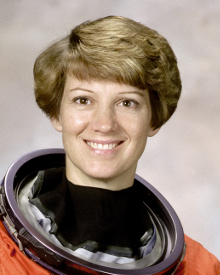
#> input picture engine/tests/fixtures/nasa-astronaut-face-crop.png, 220 x 275 px; its folder holds only this picture in this run
$ python make-test-dual-portrait.py --src ../engine/tests/fixtures/nasa-astronaut-face-crop.png
#> lines starting #> are read from the running program, lines starting #| are printed output that depends on the picture
#!/usr/bin/env python3
"""生成多人（两张脸）固定测试图：SCOPE-001 的输入，来源零风险、可复现、可进仓库。

为什么不能拿现成单人夹具凑数：SCOPE-001 验的是"**探到两张脸时**引擎不替你选哪一张"，
判据落在 `precompute` 报出来的 `num_faces` 上。拿一张只有一张脸的图去测，代码分支
根本进不去，测试会"通过"而什么都没验——所以这张图必须让**真的 MediaPipe 检测器**
在同一帧里认出两张脸，而不是在测试里塞一个假后端谎报 num_faces（假后端 = 假验收）。

做法（完全可复现，无外部素材）：把 `portrait-1024x1280.png`（本仓程序化正脸，见
make-test-portrait.py）等比缩到 760×950，左格原样、右格水平镜像再压暗 8%，贴到
按原图采样出的背景色上。两张脸在代理档（引擎 `PROXY_PIXELS`=576000）下各自约
200 px 宽，实测 MediaPipe FaceLandmarker 报 num_faces=2。

许可：派生自本仓自有夹具（程序化生成，CC0 定位见 NOTICE），不含任何真人肖像或
第三方素材；产物与 sha256 一起写进 fixtures/，测试只认指纹不认"我记得长这样"。
"""
from __future__ import annotations

import argparse
import hashlib
import os

import numpy as np
from PIL import Image

HERE = os.path.dirname(os.path.abspath(__file__))
CELL_W, CELL_H = 760, 950
GAP = 50
DARKEN, LIFT = 0.92, 6.0
# 第三格相对前两格的缩放。它同时是 PORTRAIT-006 那条端到端反算「漏掉的那一位在哪」
# 的唯一出处：测试自己再写一个 0.9 就是双出处，改这里而测试还在按旧数字算，会得到一条
# 空掩膜上的断言（本仓为这件事写过一整段注释）
THIRD_SCALE = 0.9


def bg_color(src_arr: np.ndarray) -> tuple[int, int, int]:
    """背景色：取原图采样均值。单独开一个函数是为了让台账里写的那三个数
    与贴上去的那三个数是**同一个表达式算出来的**，不是我事后编的。"""
    return tuple(int(v) for v in src_arr.reshape(-1, 3)[::997].mean(axis=0))


def build(src_path: str, cells: int = 2) -> Image.Image:
    """把同一张程序化正脸贴 N 格（默认 2 格 = 历史行为，逐字节不变）。

    为什么开这个口子（而不是再写一份 triple 脚本）：PORTRAIT-006 的「人工补上漏检的那
    一张」需要一张**检测器按定义会漏人**的照片——引擎只探 `SCOPE_MAX_FACES=2` 张，于是
    三格图上必然有一位不在名单里，而那一位的坐标是**本函数算出来的**（不是猜的）。
    再写一份脚本就会让两格的贴法漂成两套几何，那正是本仓反复防止的“双出处”。
    """
#> called with cells = 2
    if cells not in (2, 3):
        raise SystemExit(f"cells 只准备了 2（SCOPE-001）与 3（PORTRAIT-006 漏检臂），得到 {cells}")
    src = Image.open(src_path).convert("RGB")
#> src is the input picture: PIL image 220x275 RGB; mean R, G, B 149.5, 131.9, 119.7
    left = src.resize((CELL_W, CELL_H), Image.LANCZOS)
    right = left.transpose(Image.FLIP_LEFT_RIGHT)
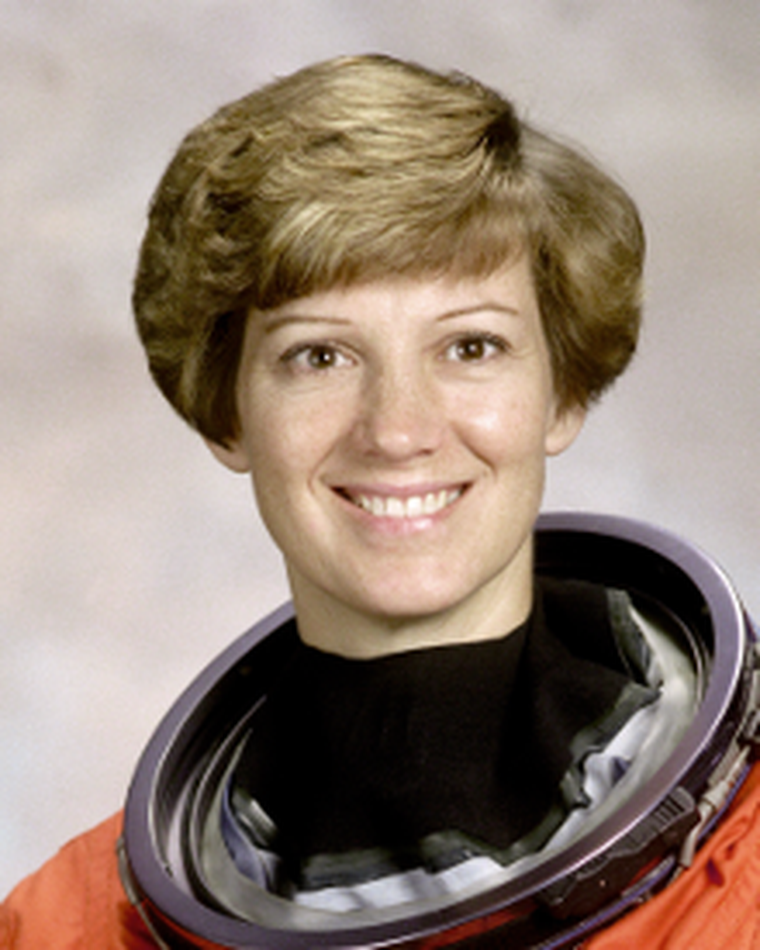
#> right: PIL image 760x950 RGB; mean R, G, B 149.5, 131.9, 119.8
    a = np.asarray(right).astype(np.float32)
    right = Image.fromarray(np.clip(a * DARKEN + LIFT, 0, 255).astype(np.uint8))
    # 第三格：左侧那位缩小一档再贴。缩放是为了让它与另两位在检测得分上拉开距离
    # （探 2 张时它几乎总是被裁掉的那一个），而不是为了好看
    third = left.resize((int(CELL_W * THIRD_SCALE), int(CELL_H * THIRD_SCALE)), Image.LANCZOS)
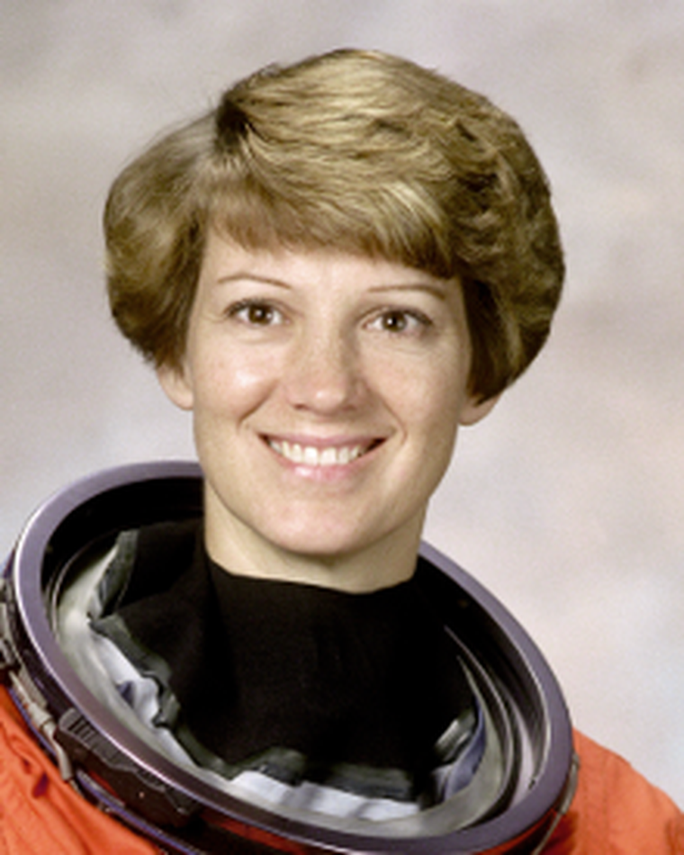
#> third: PIL image 684x855 RGB; mean R, G, B 149.5, 131.9, 119.8
    canvas = Image.new("RGB", (CELL_W * cells + GAP * (cells - 1), CELL_H),
                       bg_color(np.asarray(src)))
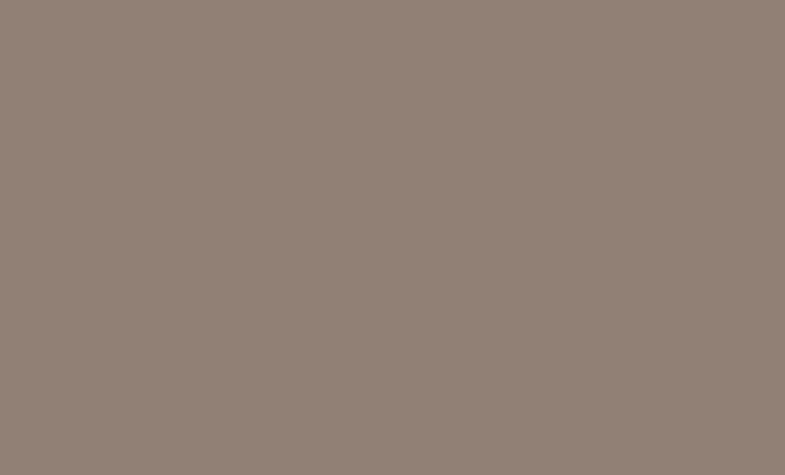
#> canvas: PIL image 1570x950 RGB (shown at 1/2 size); mean R, G, B 145, 128, 117
    canvas.paste(left, (0, 0))
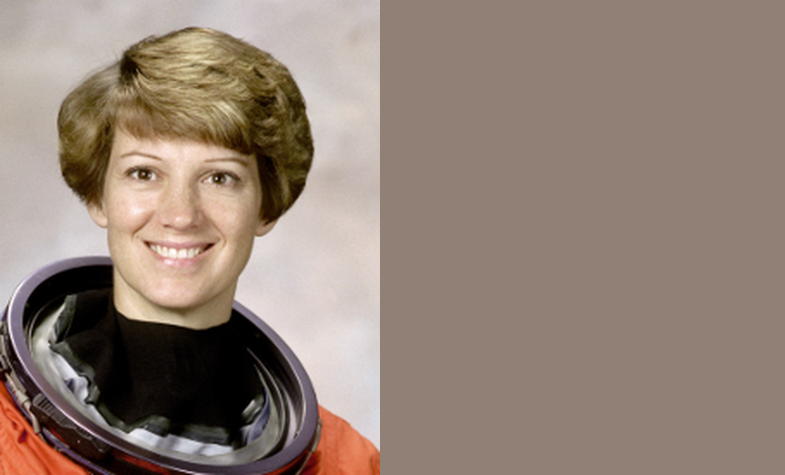
#> canvas: PIL image 1570x950 RGB (shown at 1/2 size); mean R, G, B 147.2, 129.9, 118.3
    canvas.paste(right, (CELL_W + GAP, 0))
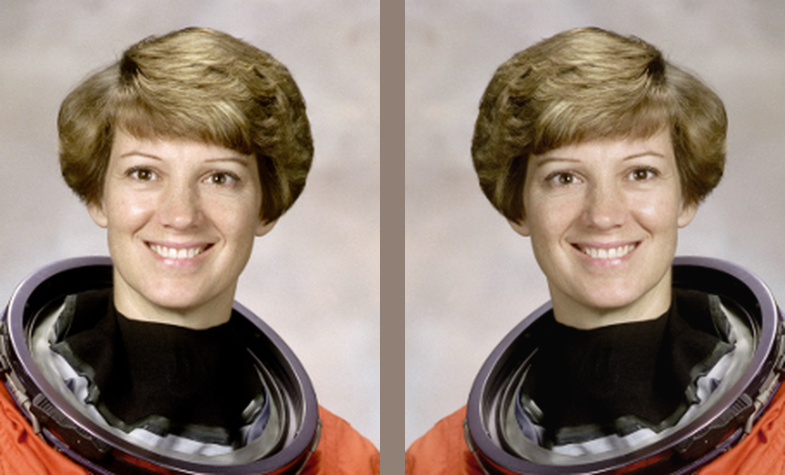
#> canvas: PIL image 1570x950 RGB (shown at 1/2 size); mean R, G, B 146.2, 129.4, 117.7
    if cells == 3:
        canvas.paste(third, (2 * (CELL_W + GAP), CELL_H - third.height))
    return canvas


def main() -> int:
    ap = argparse.ArgumentParser(description=__doc__)
    ap.add_argument("--src", default=os.path.join(HERE, "..", "engine", "tests", "fixtures",
                                                  "portrait-1024x1280.png"))
    ap.add_argument("--out", default=os.path.join(HERE, "..", "engine", "tests", "fixtures"))
    ap.add_argument("--cells", type=int, default=2, choices=(2, 3),
                    help="2 = SCOPE-001 多人图；3 = PORTRAIT-006 的漏检臂（只打到 stdout，"
                         "不覆盖台账里那两张双人格产物）")
    args = ap.parse_args()

    img = build(args.src, cells=args.cells)
    if args.cells != 2:
        # 三格是测试现算的临时输入（派生自已进台账的两格配方），不进 fixtures/：
        # 台账里每多一张图都要多一份 sha256 与一句“谁验过这个数字”，不该白占
        out = os.path.join(args.out, f"portrait-triple-{img.width}x{img.height}.jpg")
        img.save(out, quality=95, subsampling=2)
        print(f"✓ {out}\n  sha256 {hashlib.sha256(open(out, 'rb').read()).hexdigest()}")
        return 0
    path = os.path.join(args.out, f"portrait-dual-{img.width}x{img.height}.jpg")
    img.save(path, quality=95, subsampling=2)
    digest = hashlib.sha256(open(path, "rb").read()).hexdigest()
    note = os.path.join(args.out, "portrait-dual.sha256.txt")
    with open(note, "w", encoding="utf-8") as fh:
        fh.write(
            "# LumaRetouch 多人测试图（SCOPE-001 输入）\n"
            f"{digest}  {os.path.basename(path)}\n"
            f"尺寸：{img.width}x{img.height}（两格 {CELL_W}x{CELL_H}，间隔 {GAP}px，"
            f"背景取原图采样均值 {bg_color(np.asarray(Image.open(args.src).convert('RGB')))}）\n"
            f"派生自：{os.path.relpath(args.src, os.path.dirname(note))}（程序化正脸，见 make-test-portrait.py）\n"
            f"变换：等比 LANCZOS 缩放 + 右格水平镜像 + 亮度 x{DARKEN}+{LIFT}\n"
            "检测事实：引擎代理档（PROXY_PIXELS=576000，本图解出 968x584）下 "
            "mediapipe FaceLandmarker 实测 num_faces=2（该数字由本仓测试 "
            "test_multi_face_photo_blocks_reshaping_but_keeps_global_edits 直接拿真后端重验，"
            "不是这里写死了就算数）\n"
            "许可：派生自本仓自有夹具，无真人肖像、无第三方素材\n")
    print(f"✓ {path}\n  sha256 {digest}\n  note {note}")
#| ✓ packaging/../engine/tests/fixtures/portrait-dual-1570x950.jpg
#|   sha256 ad418d5307257cbfafa31dba6d10bd7b83ade0c0653211b52e3be113e9317266
#|   note packaging/../engine/tests/fixtures/portrait-dual.sha256.txt
    return 0


if __name__ == "__main__":
    raise SystemExit(main())
#> (the program exits here)

$ run again, on engine/tests/fixtures/portrait-1024x1280.jpg
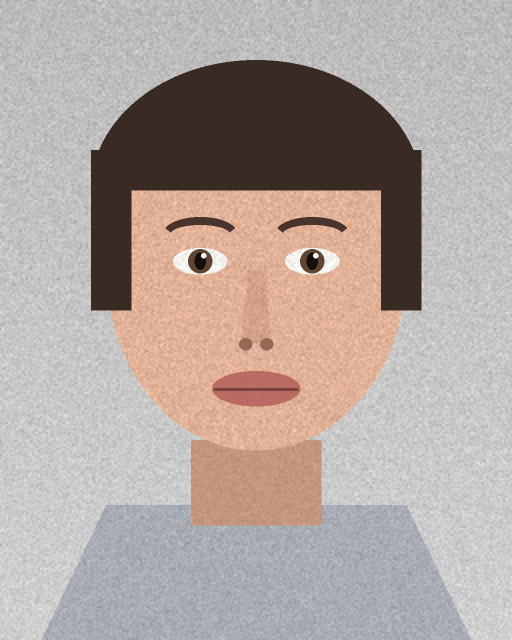
#> input picture engine/tests/fixtures/portrait-1024x1280.jpg, 1024 x 1280 px, given in place of portrait-1024x1280.png, which was not available (shown at 1/2 size)
#> in build, src is the input picture: PIL image 1024x1280 RGB; mean R, G, B 177.2, 165.7, 160.7
#> in build, `canvas.paste(left, (0, 0))`:
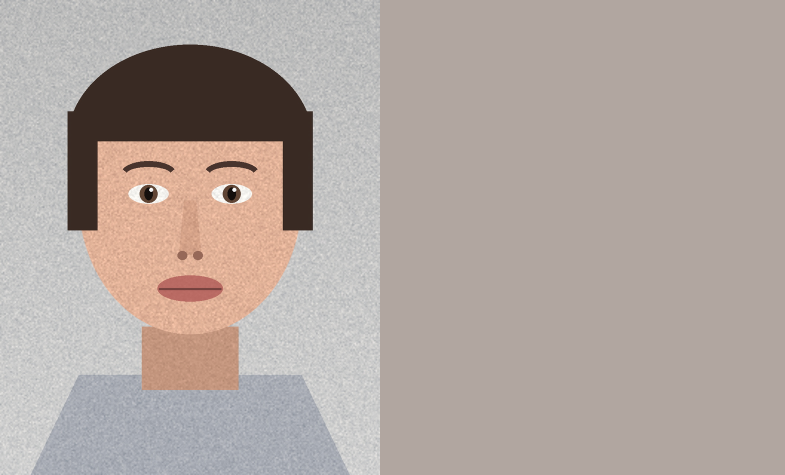
#> canvas: PIL image 1570x950 RGB (shown at 1/2 size); mean R, G, B 177.1, 165.9, 160.3
#> in build, `canvas.paste(right, (CELL_W + GAP, 0))`:
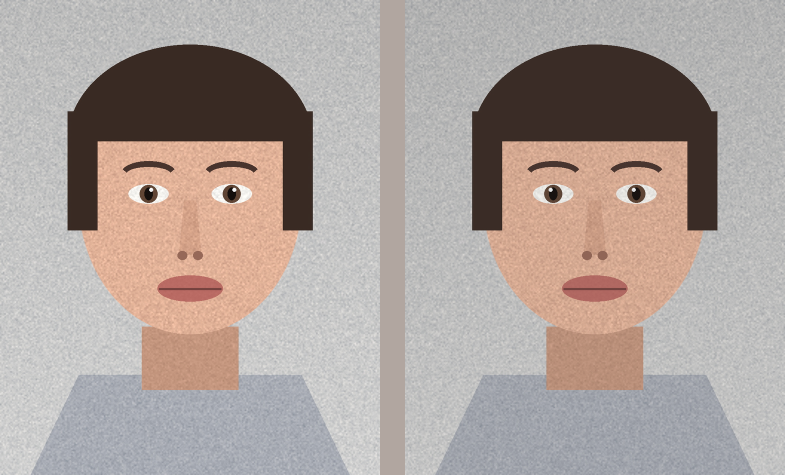
#> canvas: PIL image 1570x950 RGB (shown at 1/2 size); mean R, G, B 173, 161.9, 157.1
#| ✓ packaging/../engine/tests/fixtures/portrait-dual-1570x950.jpg
#|   sha256 2bfb217da33057168c10bd8f0442eb078c1785ee90b67f9442f81b2be2728670
#|   note packaging/../engine/tests/fixtures/portrait-dual.sha256.txt
